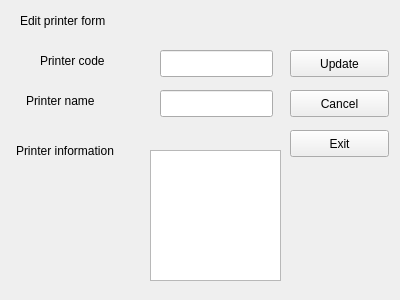
<?xml version="1.0" encoding="UTF-8"?>
<ui version="4.0">
 <class>EditPrinterForm</class>
 <widget class="QWidget" name="EditPrinterForm">
  <property name="geometry">
   <rect>
    <x>0</x>
    <y>0</y>
    <width>400</width>
    <height>300</height>
   </rect>
  </property>
  <property name="windowTitle">
   <string>Form</string>
  </property>
  <widget class="QLabel" name="label">
   <property name="geometry">
    <rect>
     <x>40</x>
     <y>50</y>
     <width>91</width>
     <height>21</height>
    </rect>
   </property>
   <property name="text">
    <string>Printer code</string>
   </property>
  </widget>
  <widget class="QLabel" name="label_4">
   <property name="geometry">
    <rect>
     <x>16</x>
     <y>140</y>
     <width>131</width>
     <height>21</height>
    </rect>
   </property>
   <property name="text">
    <string>Printer information</string>
   </property>
  </widget>
  <widget class="QTextEdit" name="infoEdit">
   <property name="geometry">
    <rect>
     <x>150</x>
     <y>150</y>
     <width>131</width>
     <height>131</height>
    </rect>
   </property>
  </widget>
  <widget class="QPushButton" name="cancelButton">
   <property name="geometry">
    <rect>
     <x>290</x>
     <y>90</y>
     <width>99</width>
     <height>27</height>
    </rect>
   </property>
   <property name="text">
    <string>Cancel</string>
   </property>
  </widget>
  <widget class="QPushButton" name="updateButton">
   <property name="geometry">
    <rect>
     <x>290</x>
     <y>50</y>
     <width>99</width>
     <height>27</height>
    </rect>
   </property>
   <property name="text">
    <string>Update</string>
   </property>
  </widget>
  <widget class="QLabel" name="label_2">
   <property name="geometry">
    <rect>
     <x>26</x>
     <y>90</y>
     <width>91</width>
     <height>21</height>
    </rect>
   </property>
   <property name="text">
    <string>Printer name</string>
   </property>
  </widget>
  <widget class="QLineEdit" name="codeEdit">
   <property name="geometry">
    <rect>
     <x>160</x>
     <y>50</y>
     <width>113</width>
     <height>27</height>
    </rect>
   </property>
  </widget>
  <widget class="QLabel" name="label_3">
   <property name="geometry">
    <rect>
     <x>20</x>
     <y>10</y>
     <width>131</width>
     <height>21</height>
    </rect>
   </property>
   <property name="text">
    <string>Edit printer form</string>
   </property>
  </widget>
  <widget class="QPushButton" name="exitButton">
   <property name="geometry">
    <rect>
     <x>290</x>
     <y>130</y>
     <width>99</width>
     <height>27</height>
    </rect>
   </property>
   <property name="text">
    <string>Exit</string>
   </property>
  </widget>
  <widget class="QLineEdit" name="nameEdit">
   <property name="geometry">
    <rect>
     <x>160</x>
     <y>90</y>
     <width>113</width>
     <height>27</height>
    </rect>
   </property>
  </widget>
 </widget>
 <resources/>
 <connections/>
</ui>
